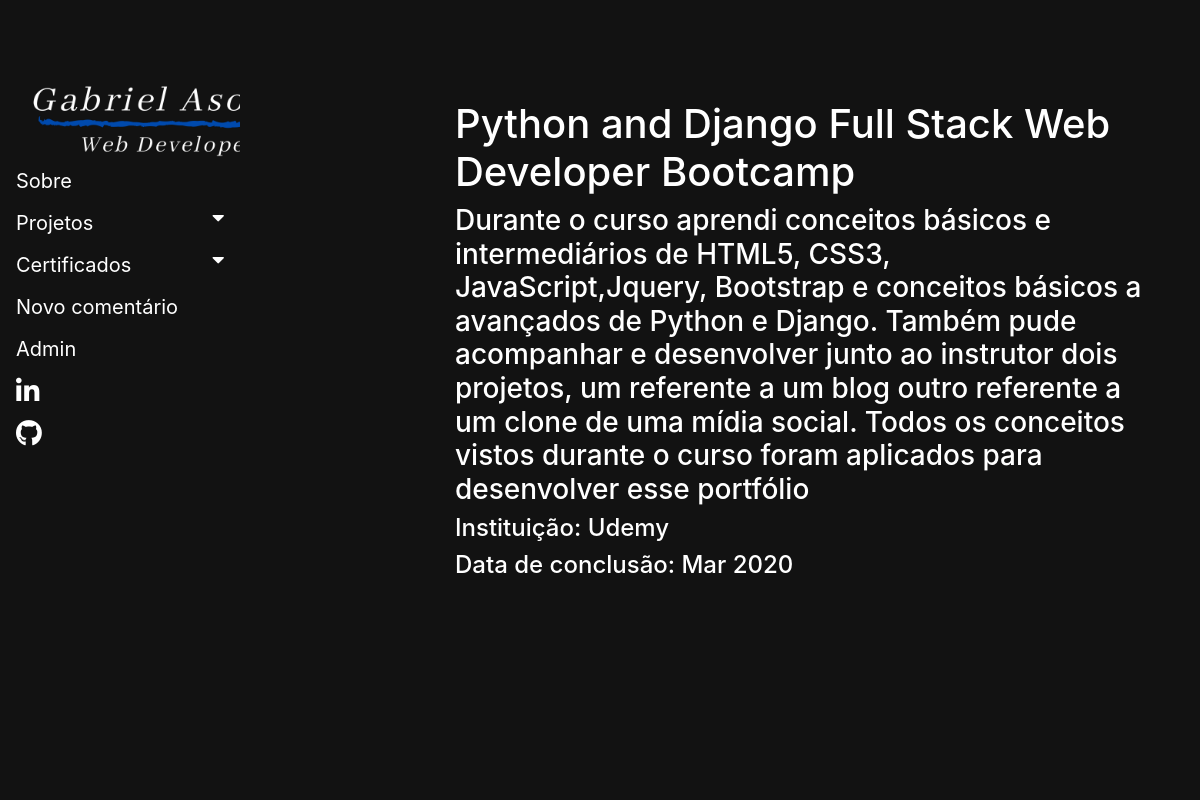
The page /certificate/certificate/9/ on the database its author committed.
### certificate/models.py (models this page shows, shortened)
class Certificate(models.Model):
  user = models.ForeignKey(User,null=True, on_delete=models.CASCADE )
  org = models.CharField(max_length=256, null= True, blank=True)
  name = models.CharField(max_length=256, null = True, blank=True)
  description = models.TextField(null=True, blank=True)
  create_date = models.DateTimeField(null = True, blank=True)
  photo = models.ImageField(upload_to='certificate/image', null=True, blank=True)
  tech = models.CharField(max_length=500, null=True, blank = True)
  def image (self):
    self.photo.save()

### certificate/views.py (the view)
# urls.py: path('certificate/<int:pk>/',views.CertificateDetailView.as_view(),name='certificate_detail'),
class CertificateDetailView(DetailView):
  model = Certificate
  def get_queryset(self):
    qs = Certificate.objects.all()
    return qs

### certificate/context_processors.py (called while the page is built)
def context_certificate(request):
  kwargs = {
    'certificate_name': Certificate.objects.all()
  }
  return kwargs

### publish/context_processors.py (called while the page is built)
def context_publish(request):
  kwargs = {
    'publish_name': Publish.objects.all()
  }
  return kwargs

### certificate/templates/certificate/certificate_detail.html (shortened to what this page needs)
{% extends 'publish/navbar.html' %}
{% load static %}
{% block content %}
<div class="container">
  <h1>{{ certificate.name }}</h1>
    <h3>{{ certificate.description }}</h3>
    <h4>Instituição: {{ certificate.org }}</h4>
    <h4>Data de conclusão: {{ certificate.create_date|date:" M Y "}}</h4>
    </div>
    <br>
  {% endblock %}

### publish/static/publish/css/navbar.css (style rules this page uses)
html, body { margin: 0; padding: 0; box-sizing: border-box; background:#121212; }
.container { background-color:#121212; box-sizing: border-box; margin-top: 100px; margin-left: 200px; box-shadow: #f1f1f1; color: white; }

### rows shown on the page
Certificate: name "Python and Django Full Stack Web Developer Bootcamp", description "Durante o curso aprendi conceitos básicos e intermediários de HTML5, CSS3, JavaScript,Jquery, Bootstrap e conceitos básicos a avançados de Python e Django. Também pude acompanhar e desenvolver junto ao instrutor dois projetos, um referente a um blog outro referente a um clone de uma mídia social. Todos os conceitos vistos durante o curso foram aplicados para desenvolver esse portfólio", org "Udemy", create_date "Mar 2020"
